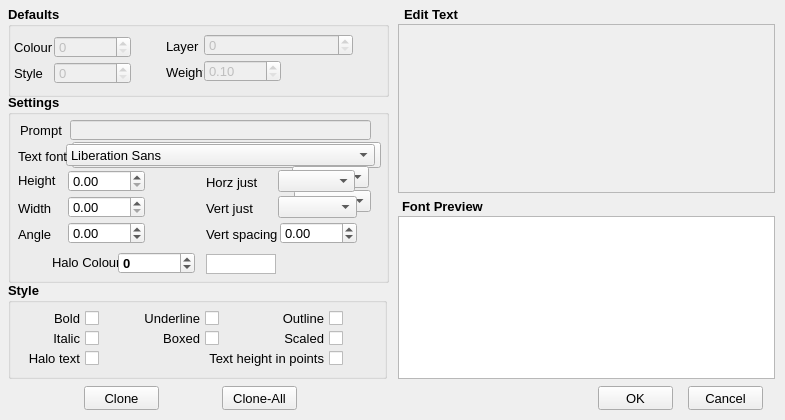
<?xml version="1.0" encoding="UTF-8"?>
<ui version="4.0">
 <class>TextVerify_Dialog</class>
 <widget class="QDialog" name="TextVerify_Dialog">
  <property name="enabled">
   <bool>true</bool>
  </property>
  <property name="geometry">
   <rect>
    <x>0</x>
    <y>0</y>
    <width>785</width>
    <height>420</height>
   </rect>
  </property>
  <property name="minimumSize">
   <size>
    <width>785</width>
    <height>417</height>
   </size>
  </property>
  <property name="maximumSize">
   <size>
    <width>785</width>
    <height>420</height>
   </size>
  </property>
  <property name="windowTitle">
   <string>Text verify</string>
  </property>
  <widget class="QGroupBox" name="groupBox">
   <property name="geometry">
    <rect>
     <x>8</x>
     <y>6</y>
     <width>381</width>
     <height>91</height>
    </rect>
   </property>
   <property name="font">
    <font>
     <family>Arial</family>
     <pointsize>10</pointsize>
     <weight>75</weight>
     <bold>true</bold>
    </font>
   </property>
   <property name="title">
    <string>Defaults</string>
   </property>
   <widget class="QPushButton" name="_1002">
    <property name="enabled">
     <bool>false</bool>
    </property>
    <property name="geometry">
     <rect>
      <x>124</x>
      <y>55</y>
      <width>24</width>
      <height>24</height>
     </rect>
    </property>
    <property name="toolTip">
     <string>Select Style</string>
    </property>
    <property name="statusTip">
     <string/>
    </property>
    <property name="text">
     <string/>
    </property>
    <property name="icon">
     <iconset resource="../RealCAD.qrc">
      <normaloff>:/images/PROPERTIES-styles.svg</normaloff>:/images/PROPERTIES-styles.svg</iconset>
    </property>
    <property name="iconSize">
     <size>
      <width>20</width>
      <height>20</height>
     </size>
    </property>
    <property name="autoDefault">
     <bool>false</bool>
    </property>
    <property name="flat">
     <bool>true</bool>
    </property>
   </widget>
   <widget class="QLabel" name="label_103">
    <property name="geometry">
     <rect>
      <x>158</x>
      <y>56</y>
      <width>37</width>
      <height>20</height>
     </rect>
    </property>
    <property name="font">
     <font>
      <family>Arial</family>
      <pointsize>10</pointsize>
      <weight>50</weight>
      <bold>false</bold>
     </font>
    </property>
    <property name="text">
     <string>Weight</string>
    </property>
   </widget>
   <widget class="QPushButton" name="_1001">
    <property name="enabled">
     <bool>false</bool>
    </property>
    <property name="geometry">
     <rect>
      <x>346</x>
      <y>28</y>
      <width>24</width>
      <height>24</height>
     </rect>
    </property>
    <property name="toolTip">
     <string>Select Layer</string>
    </property>
    <property name="statusTip">
     <string/>
    </property>
    <property name="text">
     <string/>
    </property>
    <property name="icon">
     <iconset resource="../RealCAD.qrc">
      <normaloff>:/images/PROPERTIES-layers.svg</normaloff>:/images/PROPERTIES-layers.svg</iconset>
    </property>
    <property name="iconSize">
     <size>
      <width>20</width>
      <height>20</height>
     </size>
    </property>
    <property name="flat">
     <bool>true</bool>
    </property>
   </widget>
   <widget class="QSpinBox" name="_102">
    <property name="enabled">
     <bool>false</bool>
    </property>
    <property name="geometry">
     <rect>
      <x>46</x>
      <y>56</y>
      <width>77</width>
      <height>22</height>
     </rect>
    </property>
    <property name="font">
     <font>
      <family>Arial</family>
      <pointsize>10</pointsize>
      <weight>50</weight>
      <bold>false</bold>
     </font>
    </property>
    <property name="maximum">
     <number>255</number>
    </property>
   </widget>
   <widget class="QLabel" name="label_100">
    <property name="geometry">
     <rect>
      <x>6</x>
      <y>31</y>
      <width>39</width>
      <height>20</height>
     </rect>
    </property>
    <property name="font">
     <font>
      <family>Arial</family>
      <pointsize>10</pointsize>
      <weight>50</weight>
      <bold>false</bold>
     </font>
    </property>
    <property name="text">
     <string>Colour</string>
    </property>
   </widget>
   <widget class="QLabel" name="label_102">
    <property name="geometry">
     <rect>
      <x>6</x>
      <y>57</y>
      <width>39</width>
      <height>20</height>
     </rect>
    </property>
    <property name="font">
     <font>
      <family>Arial</family>
      <pointsize>10</pointsize>
      <weight>50</weight>
      <bold>false</bold>
     </font>
    </property>
    <property name="text">
     <string>Style</string>
    </property>
   </widget>
   <widget class="QPushButton" name="_1000">
    <property name="enabled">
     <bool>false</bool>
    </property>
    <property name="geometry">
     <rect>
      <x>124</x>
      <y>29</y>
      <width>24</width>
      <height>24</height>
     </rect>
    </property>
    <property name="toolTip">
     <string>Select Colour</string>
    </property>
    <property name="text">
     <string/>
    </property>
    <property name="icon">
     <iconset resource="../RealCAD.qrc">
      <normaloff>:/images/PROPERTIES-colours.svg</normaloff>:/images/PROPERTIES-colours.svg</iconset>
    </property>
    <property name="iconSize">
     <size>
      <width>20</width>
      <height>20</height>
     </size>
    </property>
    <property name="autoDefault">
     <bool>false</bool>
    </property>
    <property name="flat">
     <bool>true</bool>
    </property>
   </widget>
   <widget class="QSpinBox" name="_100">
    <property name="enabled">
     <bool>false</bool>
    </property>
    <property name="geometry">
     <rect>
      <x>46</x>
      <y>30</y>
      <width>77</width>
      <height>22</height>
     </rect>
    </property>
    <property name="font">
     <font>
      <family>Arial</family>
      <pointsize>10</pointsize>
      <weight>50</weight>
      <bold>false</bold>
     </font>
    </property>
    <property name="specialValueText">
     <string/>
    </property>
    <property name="maximum">
     <number>255</number>
    </property>
   </widget>
   <widget class="WeightSpinBox" name="_103">
    <property name="enabled">
     <bool>false</bool>
    </property>
    <property name="geometry">
     <rect>
      <x>196</x>
      <y>54</y>
      <width>77</width>
      <height>22</height>
     </rect>
    </property>
    <property name="font">
     <font>
      <family>Arial</family>
      <pointsize>10</pointsize>
      <weight>50</weight>
      <bold>false</bold>
     </font>
    </property>
    <property name="specialValueText">
     <string/>
    </property>
    <property name="minimum">
     <double>0.100000000000000</double>
    </property>
    <property name="maximum">
     <double>3.000000000000000</double>
    </property>
    <property name="singleStep">
     <double>0.100000000000000</double>
    </property>
   </widget>
   <widget class="LayerSpinBox" name="_101">
    <property name="enabled">
     <bool>false</bool>
    </property>
    <property name="geometry">
     <rect>
      <x>196</x>
      <y>28</y>
      <width>149</width>
      <height>22</height>
     </rect>
    </property>
    <property name="font">
     <font>
      <family>Arial</family>
      <pointsize>10</pointsize>
      <weight>50</weight>
      <bold>false</bold>
     </font>
    </property>
    <property name="suffix">
     <string/>
    </property>
    <property name="maximum">
     <number>2049</number>
    </property>
   </widget>
   <widget class="QPushButton" name="_1003">
    <property name="enabled">
     <bool>false</bool>
    </property>
    <property name="geometry">
     <rect>
      <x>274</x>
      <y>54</y>
      <width>24</width>
      <height>24</height>
     </rect>
    </property>
    <property name="toolTip">
     <string>Select Weight</string>
    </property>
    <property name="statusTip">
     <string/>
    </property>
    <property name="text">
     <string/>
    </property>
    <property name="icon">
     <iconset resource="../RealCAD.qrc">
      <normaloff>:/images/PROPERTIES-weights.svg</normaloff>:/images/PROPERTIES-weights.svg</iconset>
    </property>
    <property name="iconSize">
     <size>
      <width>20</width>
      <height>20</height>
     </size>
    </property>
    <property name="flat">
     <bool>true</bool>
    </property>
   </widget>
   <widget class="QLabel" name="label_101">
    <property name="geometry">
     <rect>
      <x>158</x>
      <y>30</y>
      <width>33</width>
      <height>20</height>
     </rect>
    </property>
    <property name="font">
     <font>
      <family>Arial</family>
      <pointsize>10</pointsize>
      <weight>50</weight>
      <bold>false</bold>
     </font>
    </property>
    <property name="text">
     <string>Layer</string>
    </property>
   </widget>
  </widget>
  <widget class="QTextEdit" name="_104">
   <property name="enabled">
    <bool>false</bool>
   </property>
   <property name="geometry">
    <rect>
     <x>398</x>
     <y>24</y>
     <width>377</width>
     <height>169</height>
    </rect>
   </property>
   <property name="font">
    <font>
     <family>Arial</family>
     <pointsize>10</pointsize>
    </font>
   </property>
   <property name="lineWrapMode">
    <enum>QTextEdit::NoWrap</enum>
   </property>
   <property name="readOnly">
    <bool>false</bool>
   </property>
   <property name="acceptRichText">
    <bool>true</bool>
   </property>
  </widget>
  <widget class="QGroupBox" name="groupBox_2">
   <property name="geometry">
    <rect>
     <x>8</x>
     <y>282</y>
     <width>379</width>
     <height>97</height>
    </rect>
   </property>
   <property name="font">
    <font>
     <family>Arial</family>
     <pointsize>10</pointsize>
     <weight>75</weight>
     <bold>true</bold>
    </font>
   </property>
   <property name="title">
    <string>Style</string>
   </property>
   <widget class="QCheckBox" name="_112">
    <property name="enabled">
     <bool>true</bool>
    </property>
    <property name="geometry">
     <rect>
      <x>20</x>
      <y>26</y>
      <width>71</width>
      <height>20</height>
     </rect>
    </property>
    <property name="font">
     <font>
      <family>Arial</family>
      <pointsize>10</pointsize>
      <weight>50</weight>
      <bold>false</bold>
     </font>
    </property>
    <property name="layoutDirection">
     <enum>Qt::RightToLeft</enum>
    </property>
    <property name="autoFillBackground">
     <bool>false</bool>
    </property>
    <property name="text">
     <string>Bold</string>
    </property>
    <property name="checkable">
     <bool>true</bool>
    </property>
    <property name="checked">
     <bool>false</bool>
    </property>
    <property name="tristate">
     <bool>false</bool>
    </property>
   </widget>
   <widget class="QCheckBox" name="_114">
    <property name="enabled">
     <bool>true</bool>
    </property>
    <property name="geometry">
     <rect>
      <x>20</x>
      <y>46</y>
      <width>71</width>
      <height>20</height>
     </rect>
    </property>
    <property name="font">
     <font>
      <family>Arial</family>
      <pointsize>10</pointsize>
      <weight>50</weight>
      <bold>false</bold>
     </font>
    </property>
    <property name="layoutDirection">
     <enum>Qt::RightToLeft</enum>
    </property>
    <property name="autoFillBackground">
     <bool>false</bool>
    </property>
    <property name="text">
     <string>Italic</string>
    </property>
    <property name="checkable">
     <bool>true</bool>
    </property>
    <property name="checked">
     <bool>false</bool>
    </property>
    <property name="tristate">
     <bool>false</bool>
    </property>
   </widget>
   <widget class="QCheckBox" name="_122">
    <property name="enabled">
     <bool>true</bool>
    </property>
    <property name="geometry">
     <rect>
      <x>20</x>
      <y>66</y>
      <width>71</width>
      <height>20</height>
     </rect>
    </property>
    <property name="font">
     <font>
      <family>Arial</family>
      <pointsize>10</pointsize>
      <weight>50</weight>
      <bold>false</bold>
     </font>
    </property>
    <property name="layoutDirection">
     <enum>Qt::RightToLeft</enum>
    </property>
    <property name="autoFillBackground">
     <bool>false</bool>
    </property>
    <property name="text">
     <string>Halo text</string>
    </property>
    <property name="checkable">
     <bool>true</bool>
    </property>
    <property name="checked">
     <bool>false</bool>
    </property>
    <property name="tristate">
     <bool>false</bool>
    </property>
   </widget>
   <widget class="QCheckBox" name="_113">
    <property name="enabled">
     <bool>true</bool>
    </property>
    <property name="geometry">
     <rect>
      <x>130</x>
      <y>26</y>
      <width>81</width>
      <height>20</height>
     </rect>
    </property>
    <property name="font">
     <font>
      <family>Arial</family>
      <pointsize>10</pointsize>
      <weight>50</weight>
      <bold>false</bold>
     </font>
    </property>
    <property name="layoutDirection">
     <enum>Qt::RightToLeft</enum>
    </property>
    <property name="autoFillBackground">
     <bool>false</bool>
    </property>
    <property name="text">
     <string>Underline</string>
    </property>
    <property name="checkable">
     <bool>true</bool>
    </property>
    <property name="checked">
     <bool>false</bool>
    </property>
    <property name="tristate">
     <bool>false</bool>
    </property>
   </widget>
   <widget class="QCheckBox" name="_115">
    <property name="enabled">
     <bool>true</bool>
    </property>
    <property name="geometry">
     <rect>
      <x>140</x>
      <y>46</y>
      <width>71</width>
      <height>20</height>
     </rect>
    </property>
    <property name="font">
     <font>
      <family>Arial</family>
      <pointsize>10</pointsize>
      <weight>50</weight>
      <bold>false</bold>
     </font>
    </property>
    <property name="layoutDirection">
     <enum>Qt::RightToLeft</enum>
    </property>
    <property name="autoFillBackground">
     <bool>false</bool>
    </property>
    <property name="text">
     <string>Boxed</string>
    </property>
    <property name="checkable">
     <bool>true</bool>
    </property>
    <property name="checked">
     <bool>false</bool>
    </property>
    <property name="tristate">
     <bool>false</bool>
    </property>
   </widget>
   <widget class="QCheckBox" name="_116">
    <property name="enabled">
     <bool>true</bool>
    </property>
    <property name="geometry">
     <rect>
      <x>264</x>
      <y>26</y>
      <width>71</width>
      <height>20</height>
     </rect>
    </property>
    <property name="font">
     <font>
      <family>Arial</family>
      <pointsize>10</pointsize>
      <weight>50</weight>
      <bold>false</bold>
     </font>
    </property>
    <property name="layoutDirection">
     <enum>Qt::RightToLeft</enum>
    </property>
    <property name="autoFillBackground">
     <bool>false</bool>
    </property>
    <property name="text">
     <string>Outline</string>
    </property>
    <property name="checkable">
     <bool>true</bool>
    </property>
    <property name="checked">
     <bool>false</bool>
    </property>
    <property name="tristate">
     <bool>false</bool>
    </property>
   </widget>
   <widget class="QCheckBox" name="_120">
    <property name="enabled">
     <bool>true</bool>
    </property>
    <property name="geometry">
     <rect>
      <x>264</x>
      <y>46</y>
      <width>71</width>
      <height>20</height>
     </rect>
    </property>
    <property name="font">
     <font>
      <family>Arial</family>
      <pointsize>10</pointsize>
      <weight>50</weight>
      <bold>false</bold>
     </font>
    </property>
    <property name="layoutDirection">
     <enum>Qt::RightToLeft</enum>
    </property>
    <property name="autoFillBackground">
     <bool>false</bool>
    </property>
    <property name="text">
     <string>Scaled</string>
    </property>
    <property name="checkable">
     <bool>true</bool>
    </property>
    <property name="checked">
     <bool>false</bool>
    </property>
    <property name="tristate">
     <bool>false</bool>
    </property>
   </widget>
   <widget class="QCheckBox" name="_123">
    <property name="enabled">
     <bool>true</bool>
    </property>
    <property name="geometry">
     <rect>
      <x>194</x>
      <y>66</y>
      <width>141</width>
      <height>20</height>
     </rect>
    </property>
    <property name="font">
     <font>
      <family>Arial</family>
      <pointsize>10</pointsize>
      <weight>50</weight>
      <bold>false</bold>
     </font>
    </property>
    <property name="layoutDirection">
     <enum>Qt::RightToLeft</enum>
    </property>
    <property name="text">
     <string>Text height in points</string>
    </property>
    <property name="checkable">
     <bool>true</bool>
    </property>
    <property name="checked">
     <bool>false</bool>
    </property>
    <property name="tristate">
     <bool>false</bool>
    </property>
   </widget>
  </widget>
  <widget class="QGraphicsView" name="_124">
   <property name="geometry">
    <rect>
     <x>398</x>
     <y>216</y>
     <width>377</width>
     <height>163</height>
    </rect>
   </property>
   <property name="verticalScrollBarPolicy">
    <enum>Qt::ScrollBarAlwaysOff</enum>
   </property>
   <property name="horizontalScrollBarPolicy">
    <enum>Qt::ScrollBarAlwaysOff</enum>
   </property>
   <property name="interactive">
    <bool>false</bool>
   </property>
   <property name="sceneRect">
    <rectf>
     <x>0.000000000000000</x>
     <y>0.000000000000000</y>
     <width>380.000000000000000</width>
     <height>150.000000000000000</height>
    </rectf>
   </property>
   <property name="resizeAnchor">
    <enum>QGraphicsView::NoAnchor</enum>
   </property>
  </widget>
  <widget class="QPushButton" name="_1">
   <property name="geometry">
    <rect>
     <x>598</x>
     <y>386</y>
     <width>75</width>
     <height>24</height>
    </rect>
   </property>
   <property name="font">
    <font>
     <family>Arial</family>
     <pointsize>10</pointsize>
    </font>
   </property>
   <property name="text">
    <string>OK</string>
   </property>
  </widget>
  <widget class="QPushButton" name="_118">
   <property name="enabled">
    <bool>true</bool>
   </property>
   <property name="geometry">
    <rect>
     <x>222</x>
     <y>386</y>
     <width>75</width>
     <height>24</height>
    </rect>
   </property>
   <property name="font">
    <font>
     <family>Arial</family>
     <pointsize>10</pointsize>
    </font>
   </property>
   <property name="text">
    <string>Clone-All</string>
   </property>
  </widget>
  <widget class="QPushButton" name="_2">
   <property name="enabled">
    <bool>true</bool>
   </property>
   <property name="geometry">
    <rect>
     <x>688</x>
     <y>386</y>
     <width>75</width>
     <height>24</height>
    </rect>
   </property>
   <property name="font">
    <font>
     <family>Arial</family>
     <pointsize>10</pointsize>
    </font>
   </property>
   <property name="text">
    <string>Cancel</string>
   </property>
  </widget>
  <widget class="QPushButton" name="_117">
   <property name="enabled">
    <bool>true</bool>
   </property>
   <property name="geometry">
    <rect>
     <x>84</x>
     <y>386</y>
     <width>75</width>
     <height>24</height>
    </rect>
   </property>
   <property name="font">
    <font>
     <family>Arial</family>
     <pointsize>10</pointsize>
    </font>
   </property>
   <property name="text">
    <string>Clone</string>
   </property>
  </widget>
  <widget class="QLabel" name="label">
   <property name="geometry">
    <rect>
     <x>402</x>
     <y>198</y>
     <width>97</width>
     <height>16</height>
    </rect>
   </property>
   <property name="font">
    <font>
     <family>Arial</family>
     <pointsize>10</pointsize>
     <weight>75</weight>
     <bold>true</bold>
    </font>
   </property>
   <property name="text">
    <string>Font Preview</string>
   </property>
  </widget>
  <widget class="QLabel" name="label_2">
   <property name="geometry">
    <rect>
     <x>404</x>
     <y>6</y>
     <width>81</width>
     <height>16</height>
    </rect>
   </property>
   <property name="font">
    <font>
     <family>Arial</family>
     <pointsize>10</pointsize>
     <weight>75</weight>
     <bold>true</bold>
    </font>
   </property>
   <property name="text">
    <string>Edit Text</string>
   </property>
  </widget>
  <widget class="QGroupBox" name="groupBox_3">
   <property name="geometry">
    <rect>
     <x>8</x>
     <y>94</y>
     <width>381</width>
     <height>189</height>
    </rect>
   </property>
   <property name="font">
    <font>
     <family>Arial</family>
     <pointsize>10</pointsize>
     <weight>75</weight>
     <bold>true</bold>
    </font>
   </property>
   <property name="title">
    <string>Settings</string>
   </property>
   <widget class="QComboBox" name="_1010">
    <property name="geometry">
     <rect>
      <x>286</x>
      <y>96</y>
      <width>77</width>
      <height>22</height>
     </rect>
    </property>
    <property name="font">
     <font>
      <family>Lucida Grande</family>
      <pointsize>10</pointsize>
     </font>
    </property>
   </widget>
   <widget class="RCDoubleSpinBox" name="_107">
    <property name="geometry">
     <rect>
      <x>60</x>
      <y>102</y>
      <width>77</width>
      <height>22</height>
     </rect>
    </property>
    <property name="font">
     <font>
      <family>Arial</family>
      <pointsize>10</pointsize>
      <weight>50</weight>
      <bold>false</bold>
     </font>
    </property>
    <property name="wrapping">
     <bool>false</bool>
    </property>
    <property name="specialValueText">
     <string/>
    </property>
    <property name="minimum">
     <double>0.000000000000000</double>
    </property>
    <property name="maximum">
     <double>100000000.000000000000000</double>
    </property>
    <property name="singleStep">
     <double>0.100000000000000</double>
    </property>
   </widget>
   <widget class="QPushButton" name="_1004">
    <property name="geometry">
     <rect>
      <x>276</x>
      <y>158</y>
      <width>24</width>
      <height>24</height>
     </rect>
    </property>
    <property name="mouseTracking">
     <bool>false</bool>
    </property>
    <property name="toolTip">
     <string>Select Colour</string>
    </property>
    <property name="text">
     <string/>
    </property>
    <property name="icon">
     <iconset resource="../RealCAD.qrc">
      <normaloff>:/images/PROPERTIES-colours.svg</normaloff>:/images/PROPERTIES-colours.svg</iconset>
    </property>
    <property name="iconSize">
     <size>
      <width>20</width>
      <height>20</height>
     </size>
    </property>
    <property name="autoDefault">
     <bool>false</bool>
    </property>
    <property name="flat">
     <bool>true</bool>
    </property>
   </widget>
   <widget class="QLabel" name="label_8">
    <property name="geometry">
     <rect>
      <x>10</x>
      <y>104</y>
      <width>43</width>
      <height>20</height>
     </rect>
    </property>
    <property name="font">
     <font>
      <family>Arial</family>
      <pointsize>10</pointsize>
      <weight>50</weight>
      <bold>false</bold>
     </font>
    </property>
    <property name="text">
     <string>Width</string>
    </property>
   </widget>
   <widget class="RCDoubleSpinBox" name="_108">
    <property name="geometry">
     <rect>
      <x>60</x>
      <y>128</y>
      <width>77</width>
      <height>22</height>
     </rect>
    </property>
    <property name="font">
     <font>
      <family>Arial</family>
      <pointsize>10</pointsize>
      <weight>50</weight>
      <bold>false</bold>
     </font>
    </property>
    <property name="wrapping">
     <bool>true</bool>
    </property>
    <property name="specialValueText">
     <string>*Varies*</string>
    </property>
    <property name="accelerated">
     <bool>true</bool>
    </property>
    <property name="minimum">
     <double>-360.000000000000000</double>
    </property>
    <property name="maximum">
     <double>360.000000000000000</double>
    </property>
   </widget>
   <widget class="QLabel" name="label_12">
    <property name="geometry">
     <rect>
      <x>198</x>
      <y>78</y>
      <width>61</width>
      <height>20</height>
     </rect>
    </property>
    <property name="font">
     <font>
      <family>Arial</family>
      <pointsize>10</pointsize>
      <weight>50</weight>
      <bold>false</bold>
     </font>
    </property>
    <property name="text">
     <string>Horz just</string>
    </property>
   </widget>
   <widget class="QComboBox" name="_1005">
    <property name="geometry">
     <rect>
      <x>64</x>
      <y>48</y>
      <width>309</width>
      <height>26</height>
     </rect>
    </property>
    <property name="font">
     <font>
      <family>Arial</family>
      <pointsize>10</pointsize>
     </font>
    </property>
   </widget>
   <widget class="QComboBox" name="_110">
    <property name="geometry">
     <rect>
      <x>270</x>
      <y>102</y>
      <width>79</width>
      <height>22</height>
     </rect>
    </property>
    <property name="font">
     <font>
      <family>Arial</family>
      <pointsize>10</pointsize>
      <weight>50</weight>
      <bold>false</bold>
     </font>
    </property>
   </widget>
   <widget class="QLabel" name="label_119">
    <property name="enabled">
     <bool>true</bool>
    </property>
    <property name="geometry">
     <rect>
      <x>12</x>
      <y>26</y>
      <width>45</width>
      <height>20</height>
     </rect>
    </property>
    <property name="font">
     <font>
      <family>Arial</family>
      <pointsize>10</pointsize>
      <weight>50</weight>
      <bold>false</bold>
     </font>
    </property>
    <property name="text">
     <string>Prompt</string>
    </property>
   </widget>
   <widget class="QDoubleSpinBox" name="_111">
    <property name="geometry">
     <rect>
      <x>272</x>
      <y>128</y>
      <width>77</width>
      <height>22</height>
     </rect>
    </property>
    <property name="font">
     <font>
      <family>Arial</family>
      <pointsize>10</pointsize>
      <weight>50</weight>
      <bold>false</bold>
     </font>
    </property>
    <property name="specialValueText">
     <string/>
    </property>
    <property name="minimum">
     <double>-100000000.000000000000000</double>
    </property>
    <property name="maximum">
     <double>10000.000000000000000</double>
    </property>
    <property name="singleStep">
     <double>0.100000000000000</double>
    </property>
   </widget>
   <widget class="QComboBox" name="_1009">
    <property name="geometry">
     <rect>
      <x>284</x>
      <y>72</y>
      <width>77</width>
      <height>22</height>
     </rect>
    </property>
    <property name="font">
     <font>
      <family>Lucida Grande</family>
      <pointsize>10</pointsize>
     </font>
    </property>
   </widget>
   <widget class="QLabel" name="label_11">
    <property name="geometry">
     <rect>
      <x>198</x>
      <y>130</y>
      <width>71</width>
      <height>20</height>
     </rect>
    </property>
    <property name="font">
     <font>
      <family>Arial</family>
      <pointsize>10</pointsize>
      <weight>50</weight>
      <bold>false</bold>
     </font>
    </property>
    <property name="text">
     <string>Vert spacing</string>
    </property>
   </widget>
   <widget class="QFontComboBox" name="_105">
    <property name="geometry">
     <rect>
      <x>58</x>
      <y>50</y>
      <width>309</width>
      <height>22</height>
     </rect>
    </property>
    <property name="font">
     <font>
      <family>Arial</family>
      <pointsize>10</pointsize>
      <weight>50</weight>
      <bold>false</bold>
     </font>
    </property>
    <property name="editable">
     <bool>false</bool>
    </property>
    <property name="maxVisibleItems">
     <number>20</number>
    </property>
    <property name="currentFont">
     <font>
      <family>Arial</family>
      <pointsize>10</pointsize>
     </font>
    </property>
   </widget>
   <widget class="QLabel" name="label_14">
    <property name="geometry">
     <rect>
      <x>44</x>
      <y>158</y>
      <width>69</width>
      <height>20</height>
     </rect>
    </property>
    <property name="font">
     <font>
      <family>Arial</family>
      <pointsize>10</pointsize>
      <weight>50</weight>
      <bold>false</bold>
     </font>
    </property>
    <property name="text">
     <string>Halo Colour</string>
    </property>
   </widget>
   <widget class="QLineEdit" name="_119">
    <property name="enabled">
     <bool>false</bool>
    </property>
    <property name="geometry">
     <rect>
      <x>62</x>
      <y>26</y>
      <width>301</width>
      <height>20</height>
     </rect>
    </property>
    <property name="font">
     <font>
      <family>Arial</family>
      <pointsize>10</pointsize>
     </font>
    </property>
    <property name="readOnly">
     <bool>false</bool>
    </property>
   </widget>
   <widget class="QLabel" name="label_6">
    <property name="geometry">
     <rect>
      <x>10</x>
      <y>52</y>
      <width>51</width>
      <height>20</height>
     </rect>
    </property>
    <property name="font">
     <font>
      <family>Arial</family>
      <pointsize>10</pointsize>
      <weight>50</weight>
      <bold>false</bold>
     </font>
    </property>
    <property name="text">
     <string>Text font</string>
    </property>
   </widget>
   <widget class="QComboBox" name="_109">
    <property name="geometry">
     <rect>
      <x>270</x>
      <y>76</y>
      <width>77</width>
      <height>22</height>
     </rect>
    </property>
    <property name="font">
     <font>
      <family>Arial</family>
      <pointsize>10</pointsize>
      <weight>50</weight>
      <bold>false</bold>
     </font>
    </property>
   </widget>
   <widget class="QSpinBox" name="_121">
    <property name="geometry">
     <rect>
      <x>110</x>
      <y>158</y>
      <width>77</width>
      <height>22</height>
     </rect>
    </property>
    <property name="font">
     <font>
      <family>Arial</family>
      <pointsize>10</pointsize>
     </font>
    </property>
    <property name="wrapping">
     <bool>true</bool>
    </property>
    <property name="specialValueText">
     <string/>
    </property>
    <property name="accelerated">
     <bool>true</bool>
    </property>
    <property name="maximum">
     <number>255</number>
    </property>
   </widget>
   <widget class="QLabel" name="label_10">
    <property name="geometry">
     <rect>
      <x>198</x>
      <y>104</y>
      <width>61</width>
      <height>20</height>
     </rect>
    </property>
    <property name="font">
     <font>
      <family>Arial</family>
      <pointsize>10</pointsize>
      <weight>50</weight>
      <bold>false</bold>
     </font>
    </property>
    <property name="text">
     <string>Vert just</string>
    </property>
   </widget>
   <widget class="QGraphicsView" name="_125">
    <property name="geometry">
     <rect>
      <x>198</x>
      <y>160</y>
      <width>70</width>
      <height>20</height>
     </rect>
    </property>
    <property name="sceneRect">
     <rectf>
      <x>0.000000000000000</x>
      <y>0.000000000000000</y>
      <width>0.000000000000000</width>
      <height>0.000000000000000</height>
     </rectf>
    </property>
   </widget>
   <widget class="QLabel" name="label_9">
    <property name="geometry">
     <rect>
      <x>10</x>
      <y>130</y>
      <width>43</width>
      <height>20</height>
     </rect>
    </property>
    <property name="font">
     <font>
      <family>Arial</family>
      <pointsize>10</pointsize>
      <weight>50</weight>
      <bold>false</bold>
     </font>
    </property>
    <property name="text">
     <string>Angle</string>
    </property>
   </widget>
   <widget class="RCDoubleSpinBox" name="_106">
    <property name="geometry">
     <rect>
      <x>60</x>
      <y>76</y>
      <width>77</width>
      <height>22</height>
     </rect>
    </property>
    <property name="font">
     <font>
      <family>Arial</family>
      <pointsize>10</pointsize>
      <weight>50</weight>
      <bold>false</bold>
     </font>
    </property>
    <property name="specialValueText">
     <string/>
    </property>
    <property name="accelerated">
     <bool>true</bool>
    </property>
    <property name="maximum">
     <double>100000000.000000000000000</double>
    </property>
   </widget>
   <widget class="QLabel" name="label_7">
    <property name="geometry">
     <rect>
      <x>10</x>
      <y>76</y>
      <width>43</width>
      <height>20</height>
     </rect>
    </property>
    <property name="font">
     <font>
      <family>Arial</family>
      <pointsize>10</pointsize>
      <weight>50</weight>
      <bold>false</bold>
     </font>
    </property>
    <property name="text">
     <string>Height</string>
    </property>
   </widget>
  </widget>
  <zorder>groupBox_3</zorder>
  <zorder>groupBox</zorder>
  <zorder>_104</zorder>
  <zorder>groupBox_2</zorder>
  <zorder>_124</zorder>
  <zorder>_1</zorder>
  <zorder>_118</zorder>
  <zorder>_2</zorder>
  <zorder>_117</zorder>
  <zorder>label</zorder>
  <zorder>label_2</zorder>
 </widget>
 <customwidgets>
  <customwidget>
   <class>RCDoubleSpinBox</class>
   <extends>QDoubleSpinBox</extends>
   <header>../RealCADQt/source/rcdoublespinbox.h</header>
  </customwidget>
  <customwidget>
   <class>WeightSpinBox</class>
   <extends>QDoubleSpinBox</extends>
   <header>../RealCADQt/source/weightspinbox.h</header>
  </customwidget>
  <customwidget>
   <class>LayerSpinBox</class>
   <extends>QSpinBox</extends>
   <header>../RealCADQt/source/layerspinbox.h</header>
  </customwidget>
 </customwidgets>
 <tabstops>
  <tabstop>_104</tabstop>
  <tabstop>_100</tabstop>
  <tabstop>_1000</tabstop>
  <tabstop>_102</tabstop>
  <tabstop>_1002</tabstop>
  <tabstop>_101</tabstop>
  <tabstop>_1001</tabstop>
  <tabstop>_103</tabstop>
  <tabstop>_1003</tabstop>
  <tabstop>_112</tabstop>
  <tabstop>_124</tabstop>
  <tabstop>_114</tabstop>
  <tabstop>_122</tabstop>
  <tabstop>_113</tabstop>
  <tabstop>_115</tabstop>
  <tabstop>_116</tabstop>
  <tabstop>_120</tabstop>
  <tabstop>_123</tabstop>
  <tabstop>_1</tabstop>
  <tabstop>_117</tabstop>
  <tabstop>_118</tabstop>
  <tabstop>_2</tabstop>
 </tabstops>
 <resources>
  <include location="../RealCAD.qrc"/>
 </resources>
 <connections/>
</ui>
